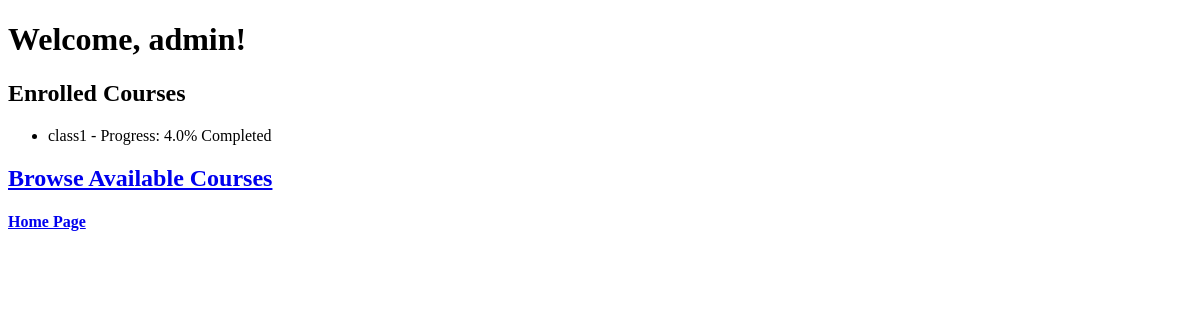
The app's page /student/ (signed in), older data.
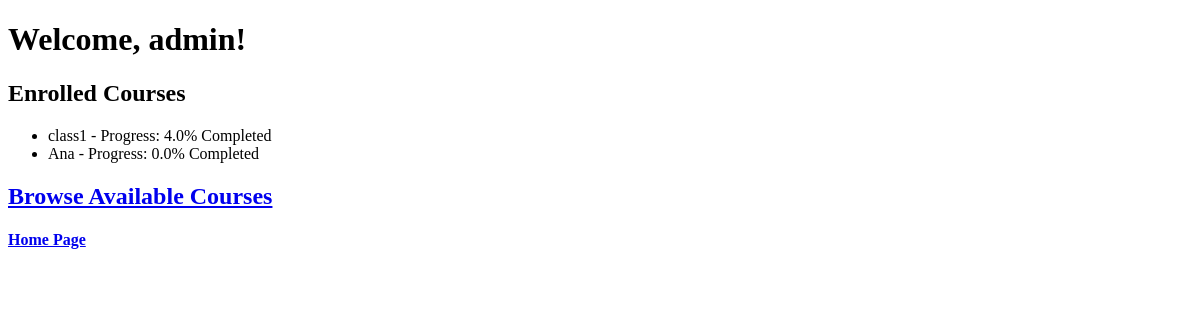
The same page, newer data.
### edu_app/models.py (models this page shows, shortened)
class Enrollment(models.Model):
    student = models.ForeignKey(Profile, on_delete=models.CASCADE, limit_choices_to={'role': 'student'})
    course = models.ForeignKey(Course, on_delete=models.CASCADE)
    progress = models.FloatField(default=0.0)  # Percentage of completion
    completed = models.BooleanField(default=False)

class Course(models.Model):
    CATEGORY_CHOICES = [
        ('math', 'Mathematics'),
        ('science', 'Science'),
        ('history', 'History'),
        ('tech', 'Technology'),
    ]
    instructor = models.ForeignKey(Profile, on_delete=models.CASCADE, limit_choices_to={'role': 'instructor'})
    name = models.CharField(max_length=100)
    description = models.TextField()
    category = models.CharField(max_length=20, choices=CATEGORY_CHOICES)

### edu_app/views.py (the view)
# urls.py: path('student/', student_page, name='student_page'),
@login_required
def student_page(request):
    profile = get_object_or_404(Profile, user=request.user)
    if profile.role != 'student':
        return redirect('index')  # Redirect non-students to home
    enrollments = Enrollment.objects.filter(student=profile)
    courses = Course.objects.filter(id__in=enrollments.values_list('course_id', flat=True))
    return render(request, 'student_page.html', {'courses': courses, 'enrollments': enrollments})

### edu_app/templates/student_page.html (shortened to what this page needs)
<!DOCTYPE html>
<html lang="en">
<head>
</head>
<body>
    <h1>Welcome, {{ user.username }}!</h1>
    <h2>Enrolled Courses</h2>
    <ul>
        {% for enrollment in enrollments %}
            <li>
                {{ enrollment.course.name }} - Progress: {{ enrollment.progress }}%
                {% if not enrollment.completed %}
                    <a href="{% url 'update_progress' enrollment.id %}">Update Progress</a>
                {% else %}
                    Completed
                {% endif %}
            </li>
        {% empty %}
            <li>No courses enrolled yet.</li>
        {% endfor %}
    </ul>
    <h2><a href="{% url 'available_courses' %}">Browse Available Courses</a></h2>
    <h4><a href="{% url 'index' %}">Home Page</a></h4>
</body>
</html>

Row changes from the older to the newer data that the page shows:
added Enrollment: course.name "Ana", progress "0.0", completed "Completed"
